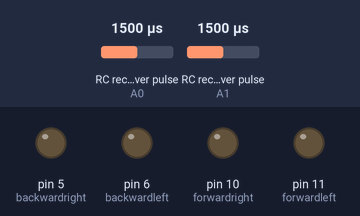
A sketch run on a simulated Arduino Uno, built with avr-gcc and run on an emulated ATmega328P. On the bench: output pins drawn as LEDs (lit = HIGH). Wiring (inferred from the names in the program): 2 × RC receiver channel: data A0 / data A1. The test bench sets the inputs (shaded band); at power-on: RC receiver pulse (sensors on A0, A1) 1500 µs.

Above: at 1.2 s.
1.3 s: RC receiver pulse (sensor on A0) set to 1469 µs
At 2.17 s:
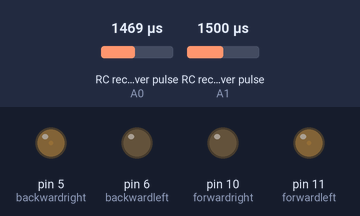
4.3 s: RC receiver pulse (sensor on A1) set to 1020 µs
At 4.75 s:
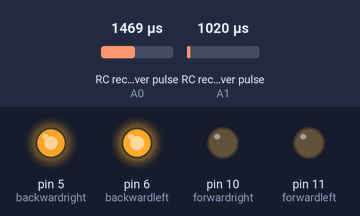
7.3 s: RC receiver pulse (sensor on A0) set to 1020 µs
At 8.36 s:
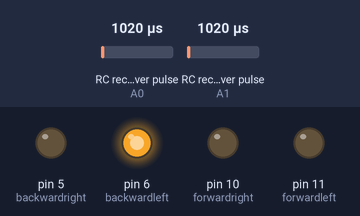
10.3 s: RC receiver pulse (sensor on A1) set to 1250 µs
13.3 s: RC receiver pulse (sensor on A0) set to 1500 µs
16.3 s: RC receiver pulse (sensor on A1) set to 1750 µs
At 16.81 s:
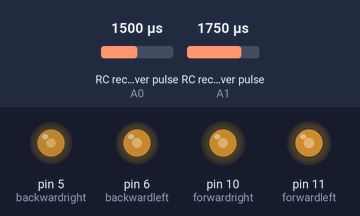
Timing chart, 0 to 20.3 s (numbered marks = the images above; inputs shaded):
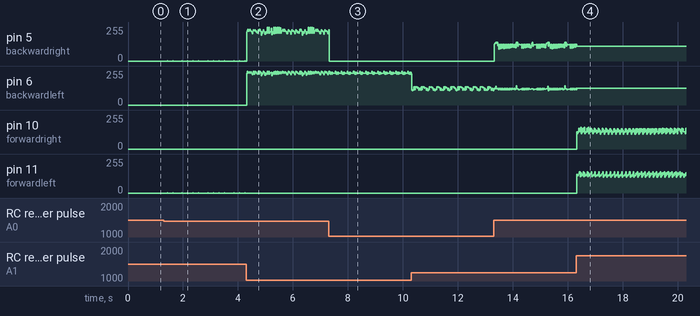

The sketch:

Fsix6_car_v2.ino
```cpp
#include <EnableInterrupt.h>
#define SERIAL_PORT_SPEED 57600
#define RC_NUM_CHANNELS  4
#define RC_CH1  0
#define RC_CH2  1
#define RC_CH1_INPUT  A0
#define RC_CH2_INPUT  A1

int forwardleft = 11;
int forwardright = 10;
int backwardleft = 6;
int backwardright = 5;

int forwardleftpwm = 0;
int backwardleftpwm = 0;
int forwardrightpwm = 0;
int backwardrightpwm = 0;

int pwm1 = 0;
int pwm2 = 0;
int pwm3 = 0;

uint16_t rc_values[RC_NUM_CHANNELS];
uint32_t rc_start[RC_NUM_CHANNELS];
volatile uint16_t rc_shared[RC_NUM_CHANNELS];

void rc_read_values() {
  noInterrupts();
  memcpy(rc_values, (const void *)rc_shared, sizeof(rc_shared));
  interrupts();
}

void calc_input(uint8_t channel, uint8_t input_pin) {
  if (digitalRead(input_pin) == HIGH) {
    rc_start[channel] = micros();
  } else {
    uint16_t rc_compare = (uint16_t)(micros() - rc_start[channel]);
    rc_shared[channel] = rc_compare;
  }
}

void calc_ch1() { calc_input(RC_CH1, RC_CH1_INPUT); }
void calc_ch2() { calc_input(RC_CH2, RC_CH2_INPUT); }


void setup() {
  Serial.begin(SERIAL_PORT_SPEED);

  pinMode(RC_CH1_INPUT, INPUT);
  pinMode(RC_CH2_INPUT, INPUT);

  pinMode(forwardleft, OUTPUT);
  pinMode(forwardright, OUTPUT);
  pinMode(backwardleft, OUTPUT);
  pinMode(backwardright, OUTPUT);


  enableInterrupt(RC_CH1_INPUT, calc_ch1, CHANGE);
  enableInterrupt(RC_CH2_INPUT, calc_ch2, CHANGE);

  while(rc_values[RC_CH2]==0){rc_read_values();}

}

void loop() {
  rc_read_values();

//Serial.print("CH1:"); Serial.print(rc_values[RC_CH1]); Serial.print("\t");
//Serial.print("CH2:"); Serial.print(rc_values[RC_CH2]); Serial.println("\t");

 if (rc_values[RC_CH2] > 1550){
        pwm1=map (rc_values[RC_CH2], 1500 , 1950, 0, 255);
        if (pwm1>255){pwm1=255;}
        else if (pwm1<0){pwm1=0;}
        if (rc_values[RC_CH1] > 1500){
              pwm2=map(rc_values[RC_CH1], 1500, 1980, 0, 255);
              if (pwm2>255){pwm2=255;}
              if (pwm2<0){pwm2=0;}

              forwardrightpwm = pwm1;
              forwardleftpwm = pwm1 - pwm2;
              if (forwardleftpwm<0){forwardleftpwm=0;}

              analogWrite(forwardleft,forwardleftpwm);
              analogWrite(forwardright,forwardrightpwm);
                  }
         else {
              pwm2=map(rc_values[RC_CH1], 1500, 1000, 0, 255);
              if (pwm2>255){pwm2=255;}
              if (pwm2<0){pwm2=0;}

              forwardleftpwm = pwm1;
              forwardrightpwm = pwm1 - pwm2;
              if (forwardrightpwm<0){forwardrightpwm=0;}

              analogWrite(forwardleft,forwardleftpwm);
              analogWrite(forwardright,forwardrightpwm);
          }
        }

  else if (rc_values[RC_CH2] < 1450){
        pwm1=map (rc_values[RC_CH2], 1500 , 990, 0, 255);

        if (pwm1>255){pwm1=255;}
        else if (pwm1<0){pwm1=0;}

        if (rc_values[RC_CH1] > 1500){
              pwm2=map(rc_values[RC_CH1], 1500, 1980, 0, 255);
              if (pwm2>255){pwm2=255;}
              if (pwm2<0){pwm2=0;}

              backwardrightpwm = pwm1;
              backwardleftpwm = pwm1-pwm2;

              if (backwardleftpwm<0){backwardleftpwm=0;}

              /*Serial.print(" solalt: ");
              Serial.print(backwardleftpwm);
              Serial.print(" ");
              Serial.println(backwardrightpwm);*/

              analogWrite(backwardleft,backwardleftpwm);
              analogWrite(backwardright,backwardrightpwm);
                  }
         else if (rc_values[RC_CH1] < 1500){
              pwm2=map(rc_values[RC_CH1], 1500, 1100, 0, 255);
              if (pwm2>255){pwm2=255;}
              if (pwm2<0){pwm2=0;}

              backwardleftpwm = pwm1;
              backwardrightpwm = pwm1-pwm2;

              if (backwardrightpwm <0){backwardrightpwm=0;}

              /*Serial.print(" sagalt: ");
              Serial.print(backwardleftpwm);
              Serial.print(" ");
              Serial.println(backwardrightpwm);*/

              analogWrite(backwardleft,backwardleftpwm);
              analogWrite(backwardright,backwardrightpwm);
          }
        }


    else {
             if (rc_values[RC_CH1] > 1520){
              pwm3=map(rc_values[RC_CH1], 1550, 2000, 0, 255);
              if (pwm3>255){pwm3=255;}
              else if (pwm3<0){pwm3=0;}

             /* Serial.print(" sol: ");
              Serial.println(pwm1);*/

              analogWrite(backwardright,0);
              analogWrite(backwardleft, pwm3);
              analogWrite(forwardleft,0);
              analogWrite(forwardright, pwm3);}

              else if (rc_values[RC_CH1] < 1480){
              pwm3=map(rc_values[RC_CH1], 1450, 1000, 0, 255);

              if (pwm3>255){pwm3=255;}
              else if (pwm3<0){pwm3=0;}

              /*Serial.print(" sag: ");
              Serial.println(pwm2);*/

              analogWrite(backwardleft,0);
              analogWrite(backwardright, pwm3);
              analogWrite(forwardright,0);
              analogWrite(forwardleft, pwm3);}

             else {
              analogWrite(backwardleft,0);
              analogWrite(backwardright,0);
              analogWrite(forwardleft,0);
              analogWrite(forwardright,0);}

      }

}
```

Measured:
- after the input at 1.3 s, pin 5 (backwardright), pin 11 (forwardleft): 0/255 → 3/255 after 0.12 s, then repeats every 0.94 s: 0/255 0.18 s, 1/255 0.02 s, 0/255 0.32 s, 2 × (3/255 0.02 s, 0/255 0.18 s), 3/255 0.02 s
- after the input at 4.3 s, pin 11 (forwardleft): stops changing and stays 0/255
